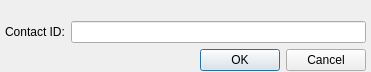
<?xml version="1.0" encoding="UTF-8"?>
<ui version="4.0">
 <class>AddLegacyContactDialogClass</class>
 <widget class="QDialog" name="AddLegacyContactDialogClass">
  <property name="windowModality">
   <enum>Qt::WindowModal</enum>
  </property>
  <property name="geometry">
   <rect>
    <x>0</x>
    <y>0</y>
    <width>371</width>
    <height>72</height>
   </rect>
  </property>
  <property name="sizePolicy">
   <sizepolicy hsizetype="MinimumExpanding" vsizetype="Minimum">
    <horstretch>0</horstretch>
    <verstretch>0</verstretch>
   </sizepolicy>
  </property>
  <layout class="QVBoxLayout">
   <property name="leftMargin">
    <number>5</number>
   </property>
   <property name="topMargin">
    <number>1</number>
   </property>
   <property name="rightMargin">
    <number>5</number>
   </property>
   <property name="bottomMargin">
    <number>1</number>
   </property>
   <item>
    <widget class="QLabel" name="lblDescription">
     <property name="sizePolicy">
      <sizepolicy hsizetype="MinimumExpanding" vsizetype="MinimumExpanding">
       <horstretch>0</horstretch>
       <verstretch>0</verstretch>
      </sizepolicy>
     </property>
     <property name="textFormat">
      <enum>Qt::PlainText</enum>
     </property>
     <property name="alignment">
      <set>Qt::AlignCenter</set>
     </property>
     <property name="wordWrap">
      <bool>true</bool>
     </property>
    </widget>
   </item>
   <item>
    <layout class="QHBoxLayout">
     <item>
      <widget class="QLabel" name="lblPrompt">
       <property name="text">
        <string>Contact ID:</string>
       </property>
       <property name="textFormat">
        <enum>Qt::PlainText</enum>
       </property>
      </widget>
     </item>
     <item>
      <widget class="QLineEdit" name="lnePrompt"/>
     </item>
    </layout>
   </item>
   <item>
    <widget class="QDialogButtonBox" name="dbbButtons">
     <property name="standardButtons">
      <set>QDialogButtonBox::Cancel|QDialogButtonBox::Ok</set>
     </property>
    </widget>
   </item>
  </layout>
 </widget>
 <layoutdefault spacing="6" margin="11"/>
 <resources/>
 <connections/>
</ui>
